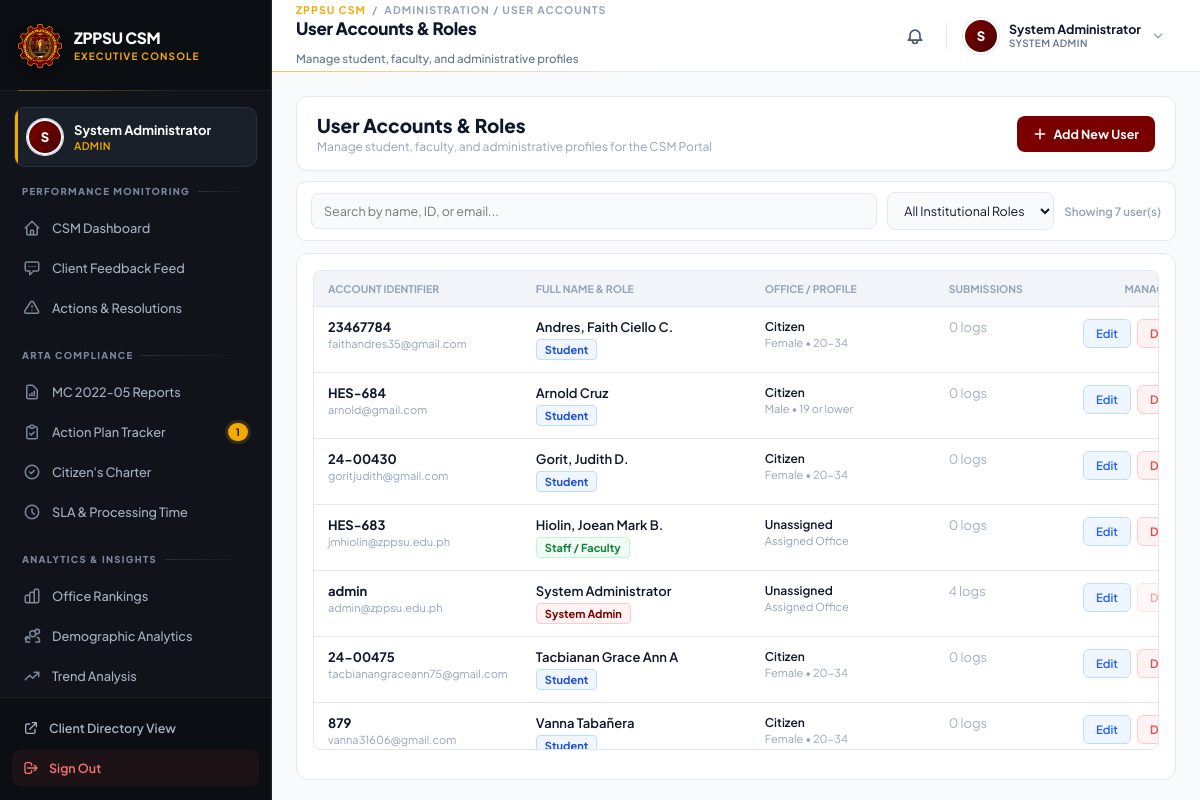
The page /admin_users.php (signed in) on the database its author committed.
### tables this page shows
CREATE TABLE `users` (
  `user_id` varchar(50) NOT NULL COMMENT 'Can be Student Number, Employee ID, or Guest Token',
  `full_name` varchar(255) NOT NULL,
  `email` varchar(255) NOT NULL,
  `password` varchar(255) NOT NULL,
  `internal_user_type` enum('student','zppsu_employee','external_client','admin') NOT NULL DEFAULT 'student',
  `office_id` int(11) DEFAULT NULL,
  `client_type` enum('Citizen','Business','Government') NOT NULL DEFAULT 'Citizen',
  `age_group` varchar(20) DEFAULT NULL,
  `sex` enum('Male','Female','Prefer not to say') DEFAULT NULL,
  `region` varchar(100) DEFAULT 'Region IX',
  `created_at` timestamp NOT NULL DEFAULT current_timestamp()
);

### admin_users.php (the view, shortened to what this page needs)
<?php
require_once 'db_connection.php';
$users = [];
$users_res = $conn->query("
    SELECT
        u.user_id, u.full_name, u.email, u.internal_user_type,
        u.office_id, o.office_name,
        u.client_type, u.age_group, u.sex, u.region,
        COUNT(f.feedback_id) AS total_evaluations
    FROM users u
    LEFT JOIN offices o ON u.office_id = o.id
    LEFT JOIN arta_feedback f ON u.user_id = f.user_id
    GROUP BY
        u.user_id, u.full_name, u.email, u.internal_user_type,
        u.office_id, o.office_name,
        u.client_type, u.age_group, u.sex, u.region
    ORDER BY u.full_name ASC
");
if ($users_res instanceof mysqli_result) {
    while ($r = $users_res->fetch_assoc()) $users[] = $r;
}
$role_map = [
    'admin' => 'System Admin',
    'student' => 'Student',
    'zppsu_employee' => 'Staff / Faculty',
    'external_client' => 'External Client'
];
?>
<!DOCTYPE html>
<html lang="en">
<head>
</head>
<body>
    <?php
    $sidebar_path = __DIR__ . '/admin_sidebar.php';
    if (file_exists($sidebar_path)) require_once $sidebar_path;
    $header_path = __DIR__ . '/admin_header.php';
    if (file_exists($header_path)) require_once $header_path;
    ?>
    <div class="admin-main-wrap">
        <main class="admin-container">
            <div class="fixed-header-deck">
                <section class="toolbar">
                    <div class="toolbar-title">
                        <h2>User Accounts &amp; Roles</h2>
                        <p>Manage student, faculty, and administrative profiles for the CSM Portal</p>
                    </div>
                    <div class="toolbar-actions">
                        <button class="btn-primary" onclick="openUserModal()">
                            <svg width="14" height="14" fill="none" stroke="currentColor" stroke-width="2.5" viewBox="0 0 24 24"><path stroke-linecap="round" stroke-linejoin="round" d="M12 4v16m8-8H4"/></svg>
                            Add New User
                        </button>
                    </div>
                </section>
                <section class="filter-panel">
                    <div class="filter-controls">
                        <input type="text" id="liveSearchInput" class="input-live-search" placeholder="Search by name, ID, or email..." autocomplete="off">
                        <select id="liveRoleSelect" class="select-live-filter">
                            <option value="">All Institutional Roles</option>
                        </select>
                    </div>
                    <div style="font-size: 11.5px; color: var(--text-muted); font-weight: 600;" id="searchCountBadge">
                        Showing <?php echo count($users); ?> user(s)
                    </div>
                </section>
            </div>
            <section class="panel-card">
                <div class="table-scroll-wrap">
                    <table>
                        <thead>
                            <tr>
                                <th>Account Identifier</th>
                                <th style="width: 250px;">Full Name &amp; Role</th>
                                <th style="width: 200px;">Office / Profile</th>
                                <th style="width: 140px;">Submissions</th>
                                <th style="width: 120px; text-align: right;">Management</th>
                            </tr>
                        </thead>
                        <tbody id="usersTableBody">
                            <?php if (!empty($users)): ?>
                                <?php foreach ($users as $u): ?>
                                    <?php
                                        $role = $u['internal_user_type'];
                                        $badge_class = 'badge-type';
                                        if ($role === 'admin') $badge_class = 'badge-admin';
                                        elseif ($role === 'student') $badge_class = 'badge-student';
                                        elseif ($role === 'zppsu_employee') $badge_class = 'badge-staff';
                                        elseif ($role === 'external_client') $badge_class = 'badge-ext';
                                    ?>
                                    <tr class="user-row"
                                        data-search="<?php echo strtolower(htmlspecialchars($u['user_id'] . ' ' . $u['full_name'] . ' ' . $u['email'])); ?>"
                                        data-role="<?php echo strtolower($role); ?>">
                                        <td>
                                            <strong style="color: var(--text-heading); display: block;"><?php echo htmlspecialchars($u['user_id']); ?></strong>
                                            <small style="color: var(--text-muted); font-size: 11px;"><?php echo htmlspecialchars($u['email']); ?></small>
                                        </td>
                                        <td>
                                            <span style="font-weight: 600; display: block; color: var(--text-heading);"><?php echo htmlspecialchars($u['full_name']); ?></span>
                                            <span class="badge-type <?php echo $badge_class; ?>" style="margin-top: 4px;">
                                                <?php echo htmlspecialchars($role_map[$role] ?? 'Unknown'); ?>
                                            </span>
                                        </td>
                                        <td>
                                            <?php if ($role === 'admin' || $role === 'zppsu_employee'): ?>
                                                <span style="font-weight: 600; color: var(--text-heading); font-size: 12px; display: block;">
                                                    <?php echo htmlspecialchars($u['office_name'] ?? 'Unassigned'); ?>
                                                </span>
                                                <small style="color: var(--text-muted); font-size: 11px;">Assigned Office</small>
                                            <?php else: ?>
                                                <span style="font-weight: 600; color: var(--text-heading); font-size: 12px; display: block;">
                                                    <?php echo htmlspecialchars($u['client_type']); ?>
                                                </span>
                                                <small style="color: var(--text-muted); font-size: 11px;">
                                                    <?php echo htmlspecialchars($u['sex'] . ' • ' . $u['age_group']); ?>
                                                </small>
                                            <?php endif; ?>
                                        </td>
                                        <td><?php echo number_format($u['total_evaluations']); ?> logs</td>
                                        <td style="text-align: right;">
                                            <div class="action-btns">
                                                <button class="btn-table-action btn-edit"
                                                    onclick='openEditUserModal(<?php echo json_encode($u, JSON_HEX_TAG | JSON_HEX_APOS | JSON_HEX_QUOT | JSON_HEX_AMP); ?>)'>
                                                    Edit
                                                </button>
                                                <form method="POST" action="admin_users.php" style="display:inline;"
                                                    onsubmit="return confirmDeleteUser('<?php echo htmlspecialchars(addslashes($u['user_id'])); ?>', <?php echo (int)$u['total_evaluations']; ?>, '<?php echo $role; ?>');">
                                                    <button type="submit" class="btn-table-action btn-delete"
                                                        <?php echo ($u['user_id'] === $_SESSION['user_id']) ? 'disabled title="Cannot delete your own active session."' : ''; ?>>
                                                        Delete
                                                    </button>
                                                </form>
                                            </div>
                                        </td>
                                    </tr>
                                <?php endforeach; ?>
                            <?php endif; ?>
                        </tbody>
                    </table>
                </div>
            </section>
        </main>
    </div>
</body>
</html>

### admin_users.php (style rules this page uses)
:root { --maroon: #7A0000; --maroon-dark: #580000; --bg: #F8FAFC; --surface: #FFFFFF; --border: #E2E8F0; --border-strong: #CBD5E1; --text-heading: #0F172A; --text-body: #475569; --text-muted: #94A3B8; --success: #10B981; --danger: #EF4444; --sidebar-width: 272px; --header-height: 72px; }
html, body { width: 100%; height: 100%; margin: 0; padding: 0; overflow-x: hidden; }
* { box-sizing: border-box; font-family: 'Plus Jakarta Sans', sans-serif; -webkit-text-size-adjust: 100%; }
body { background-color: var(--bg); color: var(--text-body); display: flex; min-height: 100vh; }
.admin-main-wrap { margin-left: var(--sidebar-width); width: calc(100% - var(--sidebar-width)); min-width: 0; display: flex; flex-direction: column; min-height: 100vh; overflow-x: hidden; transition: margin-left 0.35s cubic-bezier(0.4, 0, 0.2, 1), width 0.35s cubic-bezier(0.4, 0, 0.2, 1); }
.admin-container { width: 100%; max-width: 100%; padding: calc(var(--header-height) + 20px) 24px 20px; flex: 1; display: flex; flex-direction: column; }
.fixed-header-deck { position: sticky; top: var(--header-height); z-index: 800; background: var(--bg); padding-top: 4px; padding-bottom: 12px; }
.toolbar { background: var(--surface); border: 1px solid var(--border); border-radius: 12px; padding: 16px 20px; margin-bottom: 10px; display: flex; align-items: center; justify-content: space-between; flex-wrap: wrap; gap: 12px; box-shadow: 0 1px 3px rgba(0,0,0,0.02); }
.toolbar-title h2 { font-size: 19px; font-weight: 800; color: var(--text-heading); margin: 0; }
.toolbar-title p { font-size: 12px; color: var(--text-muted); margin: 2px 0 0; }
.btn-primary { background: var(--maroon); color: #FFFFFF; border: none; padding: 10px 16px; border-radius: 8px; font-size: 12.5px; font-weight: 700; cursor: pointer; display: inline-flex; align-items: center; gap: 6px; white-space: nowrap; transition: background 0.18s, transform 0.12s; font-family: inherit; }
.filter-panel { background: var(--surface); border: 1px solid var(--border); border-radius: 10px; padding: 10px 14px; display: flex; align-items: center; justify-content: space-between; flex-wrap: wrap; gap: 10px; }
.filter-controls { display: flex; align-items: center; gap: 10px; flex: 1; flex-wrap: wrap; }
.input-live-search, .select-live-filter { padding: 9px 12px; border: 1.5px solid var(--border); border-radius: 8px; font-size: 12.5px; background: #F8FAFC; color: var(--text-heading); outline: none; transition: border-color 0.18s, background 0.18s; font-family: inherit; }
.input-live-search { min-width: 250px; flex: 1; }
.panel-card { background: var(--surface); border: 1px solid var(--border); border-radius: 12px; padding: 16px; flex: 1; display: flex; flex-direction: column; min-height: 0; }
.table-scroll-wrap { flex: 1; min-height: 400px; max-height: calc(100vh - 320px); overflow-y: auto; overflow-x: auto; border: 1px solid var(--border); border-radius: 8px; -webkit-overflow-scrolling: touch; }
table { width: 100%; border-collapse: collapse; font-size: 13px; min-width: 900px; }
.table-scroll-wrap thead th { position: sticky; top: 0; background-color: #F1F5F9; z-index: 10; box-shadow: 0 1px 0 var(--border); }
th { background-color: #F1F5F9; color: var(--text-muted); font-weight: 700; padding: 11px 14px; border-bottom: 1px solid var(--border); text-transform: uppercase; font-size: 10.5px; text-align: left; }
td { padding: 12px 14px; border-bottom: 1px solid var(--border); color: var(--text-body); vertical-align: top; }
.badge-type { display: inline-block; font-size: 11px; font-weight: 700; padding: 3px 8px; border-radius: 4px; background: #F1F5F9; color: var(--text-body); border: 1px solid #E2E8F0; }
.badge-admin { background: #FEF2F2; color: var(--maroon); border-color: #FECACA; }
.badge-student { background: #EFF6FF; color: #1D4ED8; border-color: #BFDBFE; }
.badge-staff { background: #F0FDF4; color: #15803D; border-color: #BBF7D0; }
.action-btns { display: flex; align-items: center; gap: 6px; justify-content: flex-end; }
.btn-table-action { padding: 6px 12px; border-radius: 6px; font-size: 11.5px; font-weight: 600; cursor: pointer; border: 1px solid transparent; transition: filter 0.18s; font-family: inherit; }
.btn-edit { background: #EFF6FF; color: #2563EB; border-color: #BFDBFE; }
.btn-delete { background: #FEF2F2; color: var(--danger); border-color: #FECACA; }
.btn-delete:disabled { opacity: 0.5; cursor: not-allowed; }

### rows shown on the page
users: user_id "23467784", email "faithandres35@gmail.com", full_name "Andres, Faith Ciello C.", internal_user_type "Student", client_type "Citizen", sex+age_group "Female • 20-34", total_evaluations "0"
users: user_id "HES-684", email "arnold@gmail.com", full_name "Arnold Cruz", internal_user_type "Student", client_type "Citizen", sex+age_group "Male • 19 or lower", total_evaluations "0"
users: user_id "24-00430", email "goritjudith@gmail.com", full_name "Gorit, Judith D.", internal_user_type "Student", client_type "Citizen", sex+age_group "Female • 20-34", total_evaluations "0"
users: user_id "HES-683", email "jmhiolin@zppsu.edu.ph", full_name "Hiolin, Joean Mark B.", internal_user_type "Staff / Faculty", office_name "Unassigned", total_evaluations "0"
users: user_id "admin", email "admin@zppsu.edu.ph", full_name "System Administrator", internal_user_type "System Admin", office_name "Unassigned", total_evaluations "4"
users: user_id "24-00475", email "tacbianangraceann75@gmail.com", full_name "Tacbianan Grace Ann A", internal_user_type "Student", client_type "Citizen", sex+age_group "Female • 20-34", total_evaluations "0"
users: user_id "879", email "vanna31606@gmail.com", full_name "Vanna Tabañera", internal_user_type "Student", client_type "Citizen", sex+age_group "Female • 20-34", total_evaluations "0"

### other values the page prints
$admin_initial "S"
$admin_display_name "System Administrator"
$admin_role "ADMIN"
$pending_action_plans "1"
$page_crumb "ADMINISTRATION / USER ACCOUNTS"
$page_title "User Accounts & Roles"
$page_subtitle "Manage student, faculty, and administrative profiles"
$admin_role "SYSTEM ADMIN"
count($users) "7"
